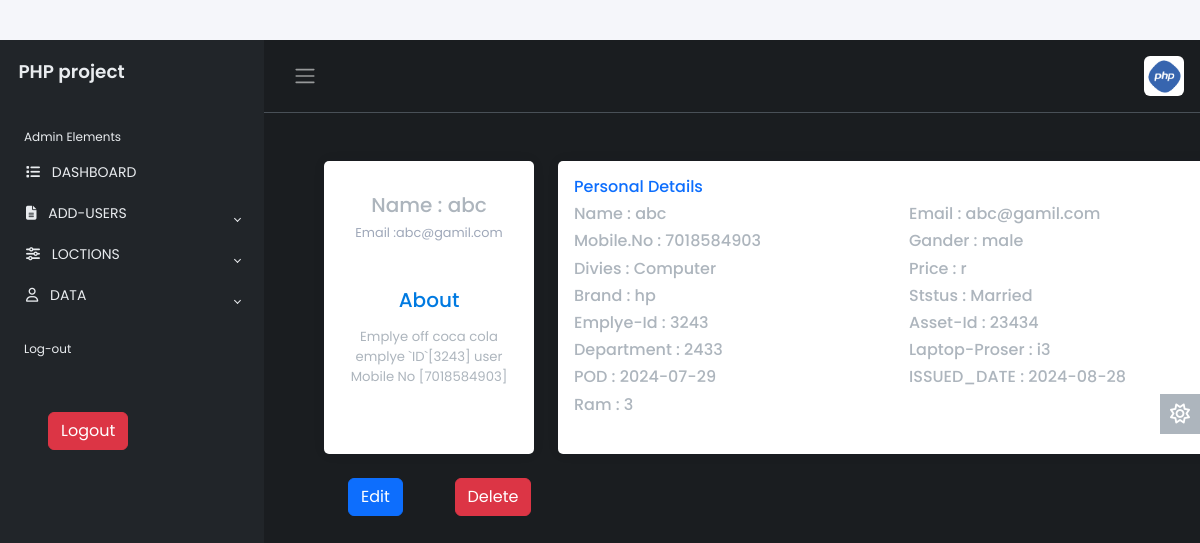
The app's page /view.php?id=3 (signed in) with its own data.
### tables this page shows
CREATE TABLE `users` (
  `id` int(11) NOT NULL,
  `name` varchar(30) NOT NULL,
  `email` varchar(300) NOT NULL,
  `mobile.no` varchar(12) NOT NULL,
  `issued-date` date NOT NULL,
  `gender` varchar(20) NOT NULL,
  `loction` varchar(100) NOT NULL,
  `emplye-id` varchar(100) NOT NULL,
  `status` varchar(30) NOT NULL,
  `asset_id` varchar(30) NOT NULL,
  `departement` varchar(90) NOT NULL,
  `divies` varchar(80) NOT NULL,
  `brand` varchar(80) NOT NULL,
  `processor` varchar(80) NOT NULL,
  `pod` date NOT NULL,
  `ram` varchar(80) NOT NULL,
  `price` varchar(100) NOT NULL
);

### view.php (the view, shortened to what this page needs)
<?php
require 'dash.php';
?>
<?php
if(isset($_GET['id'])){
    $id = $_GET['id'];
    require 'config.php';
    $query = "SELECT * FROM `users` WHERE `id` = '$id'";
    $result = mysqli_query($conn, $query);
    if(!$result){
        die("query Faild");
    }
    else{
     $row = mysqli_fetch_assoc($result);
    }
}
            ?>
<link rel="stylesheet" href="/css.1/view.css">
          <div class="container m-5">
<div class="row gutters">
<div class="col-xl-3 col-lg-3 col-md-12 col-sm-12 col-12">
<div class="card h-100">
	<div class="card-body">
		<div class="account-settings">
			<div class="user-profile">
				<h5 class="user-name">Name : <?php echo $row['name'];?></h5>
				<h6 class="user-email">Email :<?php echo $row['email'];?></h6>
			</div>
			<div class="about">
				<h5>About</h5>
				<p>Emplye off coca cola emplye `ID`[<?php echo $row['emplye-id'];?>] user Mobile No [<?php echo $row['mobile.no'];?>] </p>
			</div>
		</div>
	</div>
</div>
</div>
<div class="col-xl-9 col-lg-9 col-md-12 col-sm-12 col-12">
<div class="card h-100">
	<div class="card-body">
		<div class="row gutters">
			<div class="col-xl-12 col-lg-12 col-md-12 col-sm-12 col-12">
				<h6 class="mb-2 text-primary">Personal Details</h6>
			</div>
			<div class="col-xl-6 col-lg-6 col-md-6 col-sm-6 col-12">
				<div class="form-group">
					<h6>Name : <?php echo $row['name'];?></h6>
				</div>
			</div>
            <div class="col-xl-6 col-lg-6 col-md-6 col-sm-6 col-12">
				<div class="form-group">
					<h6>Email : <?php echo $row['email'];?></h6>
				</div>
			</div>
            <div class="col-xl-6 col-lg-6 col-md-6 col-sm-6 col-12">
				<div class="form-group">
					<h6>Mobile.No : <?php echo $row['mobile.no'];?></h6>
				</div>
			</div>
            <div class="col-xl-6 col-lg-6 col-md-6 col-sm-6 col-12">
				<div class="form-group">
					<h6>Gander : <?php echo $row['gender'];?></h6>
				</div>
			</div>
            <div class="col-xl-6 col-lg-6 col-md-6 col-sm-6 col-12">
				<div class="form-group">
					<h6>Divies : <?php echo $row['divies'];?></h6>
				</div>
			</div>
            <div class="col-xl-6 col-lg-6 col-md-6 col-sm-6 col-12">
				<div class="form-group">
					<h6>Price : <?php echo $row['price'];?></h6>
				</div>
			</div>
            <div class="col-xl-6 col-lg-6 col-md-6 col-sm-6 col-12">
				<div class="form-group">
					<h6>Brand : <?php echo $row['brand'];?></h6>
				</div>
			</div>
            <div class="col-xl-6 col-lg-6 col-md-6 col-sm-6 col-12">
				<div class="form-group">
					<h6>Ststus : <?php echo $row['status'];?></h6>
				</div>
			</div>
            <div class="col-xl-6 col-lg-6 col-md-6 col-sm-6 col-12">
				<div class="form-group">
					<h6>Emplye-Id : <?php echo $row['emplye-id'];?></h6>
				</div>
			</div>
            <div class="col-xl-6 col-lg-6 col-md-6 col-sm-6 col-12">
				<div class="form-group">
					<h6>Asset-Id : <?php echo $row['asset_id'];?></h6>
				</div>
			</div>
            <div class="col-xl-6 col-lg-6 col-md-6 col-sm-6 col-12">
				<div class="form-group">
					<h6>Department : <?php echo $row['departement'];?></h6>
				</div>
			</div>
            <div class="col-xl-6 col-lg-6 col-md-6 col-sm-6 col-12">
				<div class="form-group">
					<h6>Laptop-Proser : <?php echo $row['processor'];?></h6>
				</div>
			</div>
            <div class="col-xl-6 col-lg-6 col-md-6 col-sm-6 col-12">
				<div class="form-group">
					<h6>POD : <?php echo $row['pod'];?></h6>
				</div>
			</div>
            <div class="col-xl-6 col-lg-6 col-md-6 col-sm-6 col-12">
				<div class="form-group">
					<h6>ISSUED_DATE : <?php echo $row['issued-date'];?></h6>
				</div>
			</div>
            <div class="col-xl-6 col-lg-6 col-md-6 col-sm-6 col-12">
				<div class="form-group">
					<h6>Ram : <?php echo $row['ram'];?></h6>
				</div>
			</div>
		</div>
	</div>
</div>
</div>
</div>
<a class="btn btn-primary m-4" href="edit.php?id=<?php echo $row['id'];?>">Edit</a>
<a class="btn btn-danger m-4" href="del.php?id=<?php echo $row['id'];?>">Delete</a>
</div>

### css.1/style.css (style rules this page uses)
body { font-family: 'Poppins', sans-serif; font-size: 0.875rem; opacity: 1; overflow-y: scroll; margin: 0; }
a { cursor: pointer; text-decoration: none; font-family: 'Poppins', sans-serif; }
.card { box-shadow: 0 0 .875rem 0 rgba(34, 46, 60, .05); margin-bottom: 24px; }

### css.1/view.css (style rules this page uses)
body { margin: 0; padding-top: 40px; color: #2e323c; background: #f5f6fa; position: relative; height: 100%; }
.account-settings .user-profile { margin: 0 0 1rem 0; padding-bottom: 1rem; text-align: center; }
.account-settings .user-profile h5.user-name { margin: 0 0 0.5rem 0; }
.account-settings .user-profile h6.user-email { margin: 0; font-size: 0.8rem; font-weight: 400; color: #9fa8b9; }
.account-settings .about { margin: 2rem 0 0 0; text-align: center; }
.account-settings .about h5 { margin: 0 0 15px 0; color: #007ae1; }
.account-settings .about p { font-size: 0.825rem; }
.card { background: #ffffff; -webkit-border-radius: 5px; -moz-border-radius: 5px; border-radius: 5px; border: 0; margin-bottom: 1rem; }

### records on screen
users: name "abc", email "abc@gamil.com", value "3243", no "7018584903", gender "male", divies "Computer", price "r", brand "hp", status "Married", asset "23434", departement "2433", processor "i3", pod "2024-07-29", value "2024-08-28", ram "3"
